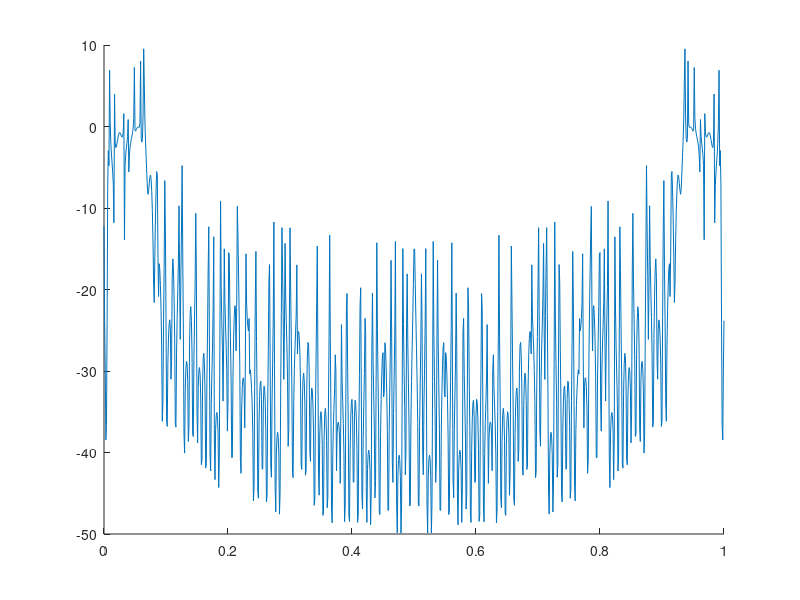

Source code (MATLAB):
%% ECE486 Lab 4 - Task 3/4
% This script tests the output of the zp2biquad() function written for Task 3. 
% The filter designed in Task 2 was split into 5 biquad sections using the
% coefficients generated by the zp2biquad() function.
%
% Authors: Jacob Allenwood, Travis Russell, Jeremiah Simonsen
% ECE 486 - Laboratory 3
% March 10, 2015

b1 = [1, 0.536782, 1];
b2 = [1, -1.17636, 1];
b3 = [1, -1.99996, 1];
b4 = [1, -1.46681, 1];
b5 = [1, -1.99969, 0.999995];
b6 = [1, -1.99949, 1];

a1 = [1, -1.82119, 0.863015];
a2 = [1, -1.76869, 0.892714];
a3 = [1, -1.9373, 0.944014];
a4 = [1, -1.77323, 0.963391];
a5 = [1, -1.97833, 0.980678];
a6 = [1, -1.99864, 1.00022];

g = 0.000300412;

% x = rand(1,1001);
x = chirp(1:1001,1,1001,48000);

y1 = filter(g.*b1,a1,x);
y2 = filter(b2,a2,y1);
y3 = filter(b3,a3,y2);
y4 = filter(b4,a4,y3);
y5 = filter(b5,a5,y4);
y6 = filter(b6,a6,y5);

Hf_in = fft(x);
Hf_out = fft(y6);
f = linspace(0,1,length(x));
figure(1); hold on;
plot(f,20*log10(abs(Hf_out./Hf_in)));
